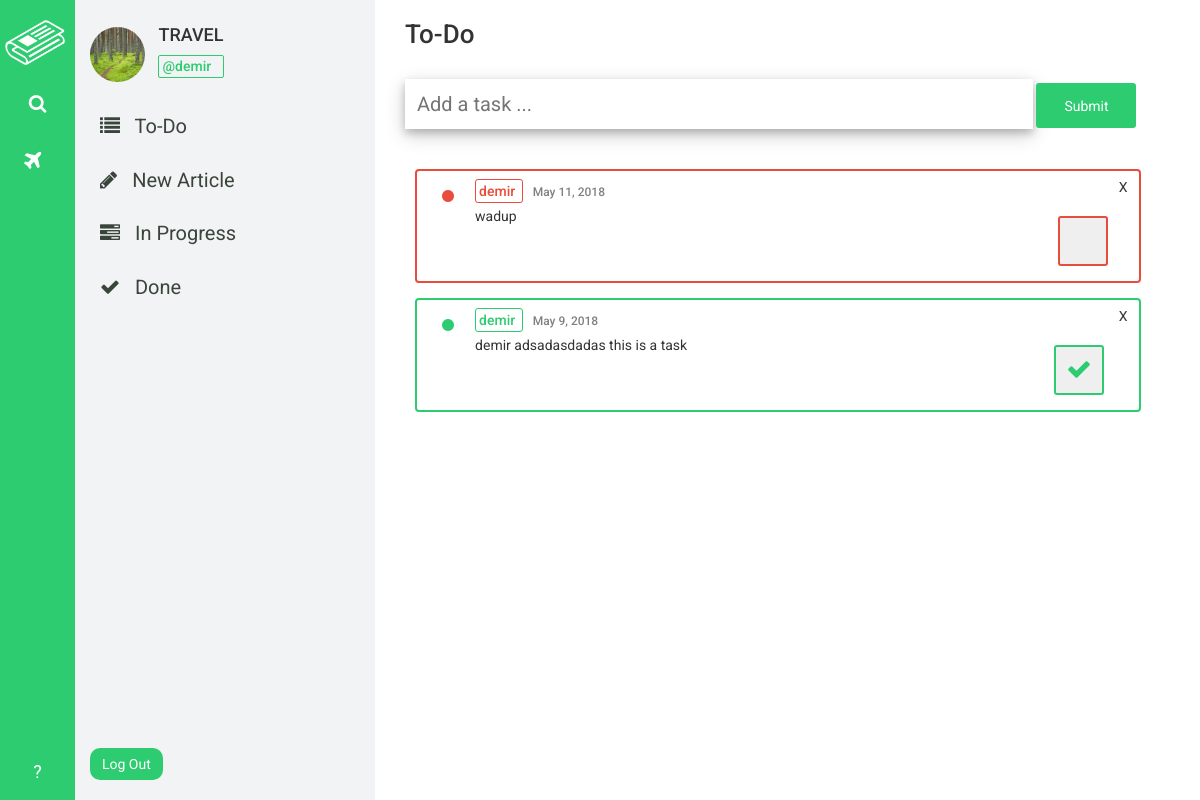
The page /desk/TRAVEL/todo/ (signed in) on the database as committed earlier.
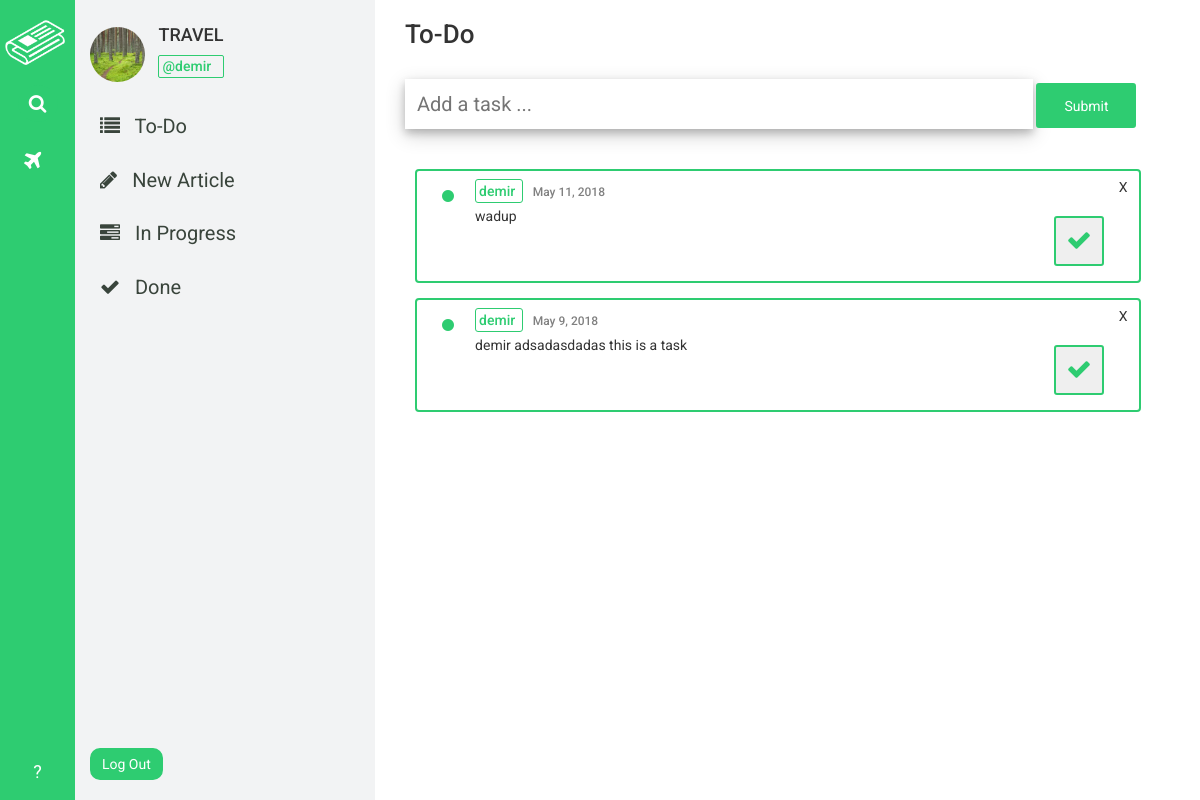
The same page on the database as committed later.
### desk_app/models.py (models this page shows, shortened)
class DeskToDo(models.Model):
    desk = models.ForeignKey(Desk, on_delete=models.CASCADE)
    user = models.ForeignKey(User, on_delete=models.CASCADE)
    content = models.TextField()
    publish_date = models.DateField(default=timezone.now)
    task_completed = models.BooleanField(default=False)

### desk_app/views.py (the view)
# urls.py: path('<str:deskname>/todo/', views.to_do, name='to_do'),
@login_required
def to_do(request, deskname):
    current_user = get_object_or_404(User, pk=request.user.id)
    desk = get_object_or_404(Desk, name=deskname)
    if request.POST.get("to_do_form_submit_button"):
        content = request.POST.get("to_do_task_input")
        new_task = DeskToDo(desk=desk, user=current_user, content=content)
        new_task.save()
    if request.POST.get("check_button"):
        task_id = request.POST.get("hidden_id")
        current_task = DeskToDo.objects.get(pk=task_id)
        current_task.task_completed = True
        current_task.save()
    if request.POST.get("delete_button"):
        task_id = request.POST.get("hidden_id")
        current_task = DeskToDo.objects.get(pk=task_id)
        current_task.delete()
    try:
        desk_to_do_tasks = DeskToDo.objects.filter(desk=desk)\
            .order_by('-publish_date')
    except ObjectDoesNotExist:
        desk_to_do_tasks = None
    try:
        current_user_settings = ProfileSettings.objects.get(user=current_user)
    except ObjectDoesNotExist:
        current_user_settings = None
    try:
        current_user_desks = DeskWorkers.objects.filter(worker=current_user)
    except ObjectDoesNotExist:
        current_user_desks = None
    data = {
        'has_desk_navbar': True,
        'current_user': current_user,
        'desk': desk,
        'current_user_settings': current_user_settings,
        'current_user_desks': current_user_desks,
        'desk_to_do_tasks': desk_to_do_tasks,
    }
    return render(request, 'desk_app/to_do.html', context=data)

### templates/desk_app/to_do.html (shortened to what this page needs)
{% extends 'base.html' %}
{% load staticfiles %}
{% block css_link %}
<link rel="stylesheet" href="{% static 'desk_app/css/to_do_style.css' %}" />
{% endblock %}
{% block content %}
<div id="wrapper">
  <h3 id="header">To-Do</h3>
  <br />
  <form id="to-do-form" method="post" action="{% url 'to_do' deskname=desk.name %}">
    <input type="text" name="to_do_task_input" id="to_do_task_input" placeholder="Add a task ..." />
    <input type="submit" name="to_do_form_submit_button" id="to_do_form_submit_button" />
  </form>
  <div id="to-do-list">
    {% for task in desk_to_do_tasks %}
      {% if task.task_completed == False %}
      <div id="to-do-cell" style="border:2px solid #E74C3C;">
        <div id="left-part">
          <p style="color:#E74C3C;"><i class="fa fa-circle"></i></p>
        </div>
        <div id="content">
          <h5><span style="border: 1px solid #E74C3C; color: #E74C3C; padding:3px; border-radius:3px;">{{task.user.username}} </span> <span id="date">{{task.publish_date}}</span></h5>
          <p>{{task.content}}</p>
        </div>
        <div id="right-part">
          <form method="post" action="{% url 'to_do' deskname=desk.name %}">
            <input value="X" type="submit" name="delete_button" id="delete_button" />
          </form>
          <form method="post" class="text-center" action="{% url 'to_do' deskname=desk.name %}">
            <input type="submit" name="check_button" id="check_button" style="border:2px solid #E74C3C" value=" "/>
          </form>
        </div>
      </div>
      {% elif task.task_completed == True %}
      <div id="to-do-cell" style="border:2px solid #2ECC71;">
        <div id="left-part">
          <p style="color:#2ECC71;"><i class="fa fa-circle"></i></p>
        </div>
        <div id="content">
          <h5><span style="border: 1px solid #2ECC71; color: #2ECC71; padding:3px; border-radius:3px;">{{task.user.username}} </span> <span id="date">{{task.publish_date}}</span></h5>
          <p>{{task.content}}</p>
        </div>
        <div id="right-part">
          <form method="post">
            <input value="X" type="submit" name="delete_button" id="delete_button" />
          <form method="post" class="text-center">
            <button type="submit" name="check_button" id="check_button" style="border:2px solid #2ECC71"><span><i class="fa fa-check"></i></span></button>
          </form>
        </div>
      </div>
      {% endif %}
    {% endfor %}
  </div>
</div>
{% endblock %}

Rows that differ between the two databases and show on the page:
changed DeskToDo "wadup": task_completed False → True (drawn)
